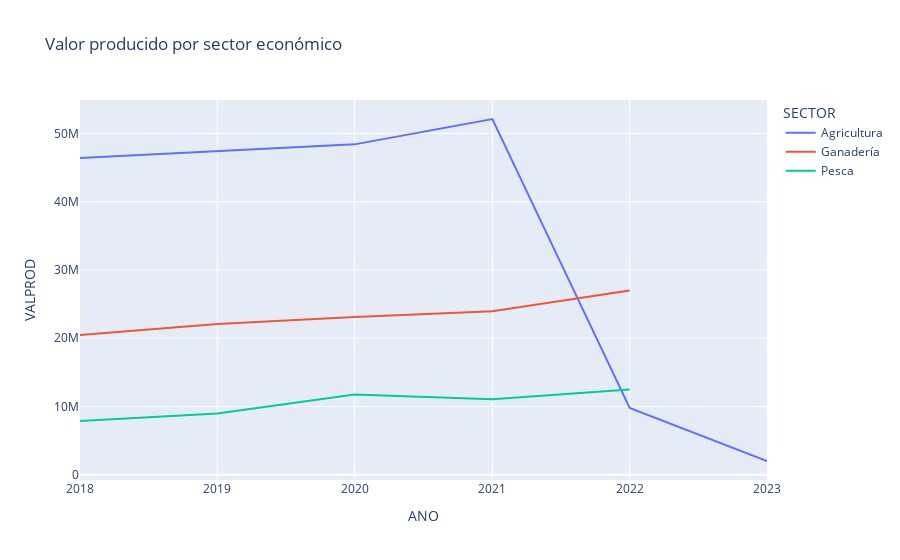

The notebook cell saved with this chart:
### Code cell
# Graficamos el valor producido por sector economico a traves del tiempo
fig = px.line(agp_anual, x='ANO', y='VALPROD', color='SECTOR', title='Valor producido por sector económico')
fig.show()

### Figure 1 — Plotly figure (JSON) as saved in the notebook; plotly's stock layout.template omitted (floating-point values rounded to 4 significant figures)
{"data": [{"hovertemplate": "SECTOR=Agricultura<br>ANO=%{x}<br>VALPROD=%{y}<extra></extra>", "legendgroup": "Agricultura", "line": {"color": "#636efa", "dash": "solid"}, "marker": {"symbol": "circle"}, "mode": "lines", "name": "Agricultura", "orientation": "v", "showlegend": true, "type": "scatter", "x": ["2018-01-01", "2019-01-01", "2020-01-01", "2021-01-01", "2022-01-01", "2023-01-01"], "xaxis": "x", "y": [46410000.0, 47400000.0, 48400000.0, 52110000.0, 9800000.0, 2028000.0], "yaxis": "y"}, {"hovertemplate": "SECTOR=Ganadería<br>ANO=%{x}<br>VALPROD=%{y}<extra></extra>", "legendgroup": "Ganadería", "line": {"color": "#EF553B", "dash": "solid"}, "marker": {"symbol": "circle"}, "mode": "lines", "name": "Ganadería", "orientation": "v", "showlegend": true, "type": "scatter", "x": ["2018-01-01", "2019-01-01", "2020-01-01", "2021-01-01", "2022-01-01"], "xaxis": "x", "y": [20480000.0, 22070000.0, 23100000.0, 23950000.0, 27000000.0], "yaxis": "y"}, {"hovertemplate": "SECTOR=Pesca<br>ANO=%{x}<br>VALPROD=%{y}<extra></extra>", "legendgroup": "Pesca", "line": {"color": "#00cc96", "dash": "solid"}, "marker": {"symbol": "circle"}, "mode": "lines", "name": "Pesca", "orientation": "v", "showlegend": true, "type": "scatter", "x": ["2018-01-01", "2019-01-01", "2020-01-01", "2021-01-01", "2022-01-01"], "xaxis": "x", "y": [7898000.0, 8971000.0, 11770000.0, 11060000.0, 12510000.0], "yaxis": "y"}], "layout": {"legend": {"title": {"text": "SECTOR"}, "tracegroupgap": 0}, "title": {"text": "Valor producido por sector económico"}, "xaxis": {"anchor": "y", "domain": [0, 1], "title": {"text": "ANO"}}, "yaxis": {"anchor": "x", "domain": [0, 1], "title": {"text": "VALPROD"}}}}
